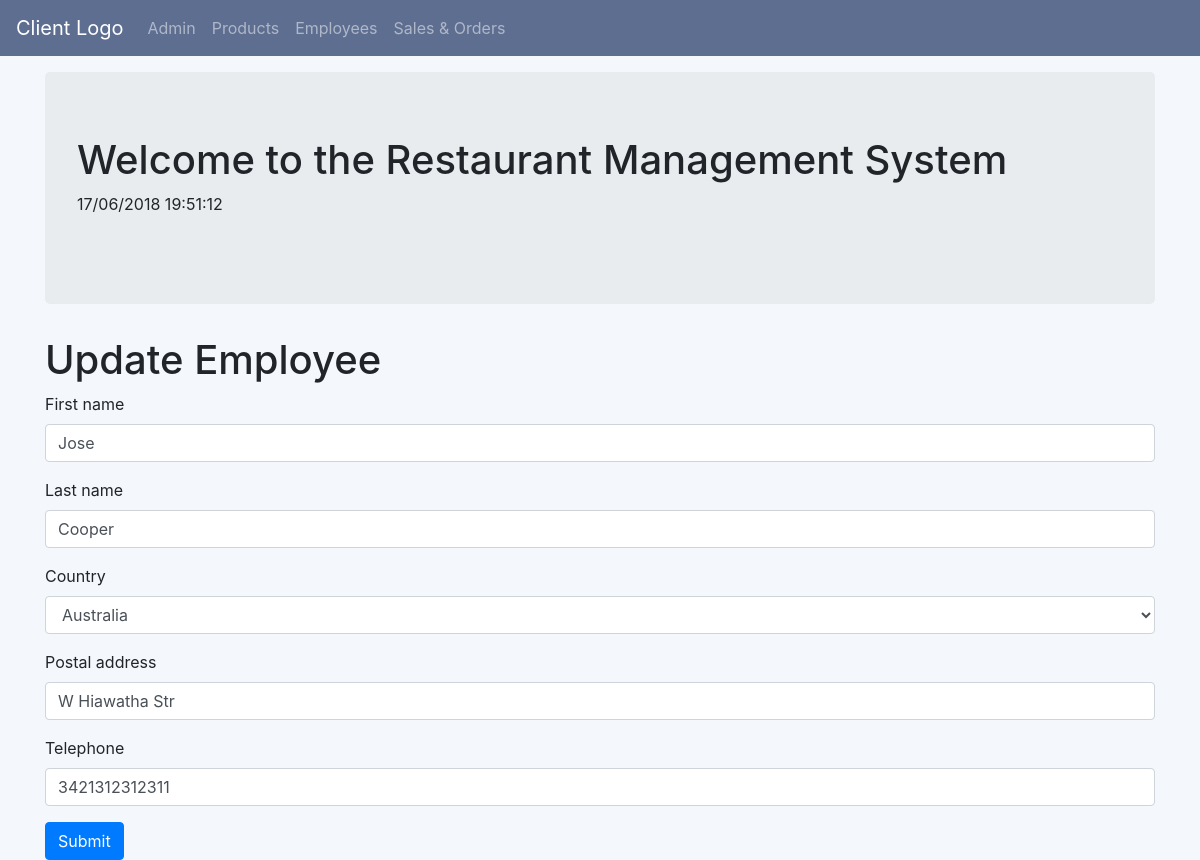
The page /oms/employeeupdate/1/ on the database its author committed.
### oms/models.py (models this page shows, shortened)
class Employee(models.Model):
    fname = models.CharField(blank=True, max_length=100, verbose_name='First name')
    lname = models.CharField(blank=True, max_length=100, verbose_name='Last name')
    country = CountryField()
    address = models.CharField(blank=True, max_length=100, verbose_name='Postal address')
    telephone = models.IntegerField(null=True, blank=True)
    active = models.BooleanField(default=True, verbose_name='Is active')

### oms/views.py (the view)
# urls.py: path('employeeupdate/<int:pk>/',views.EmployeeUpdateView.as_view(), name = 'employee_update'),
class EmployeeUpdateView(UpdateView):
    model = models.Employee
    fields =  ['fname','lname', 'country', 'address', 'telephone']

### oms/templates/oms/employee_form.html (shortened to what this page needs)
{% extends "oms/oms_base.html" %}
{% block body_block %}
{% load bootstrap4 %}
<h1>
{% if not form.instance.pk %}
Create Employee
{% else%}
Update Employee
{% endif %}
</h1>
    <form method="post">
        {% bootstrap_form form layout='inline'  %}
        {% buttons %}
            <button type="submit" class="btn btn-primary">Submit</button>
        {% endbuttons %}
    </form>
{% endblock %}

### rows shown on the page
Employee: fname "Jose", lname "Cooper", country "Australia", address "W Hiawatha Str", telephone "3421312312311"
